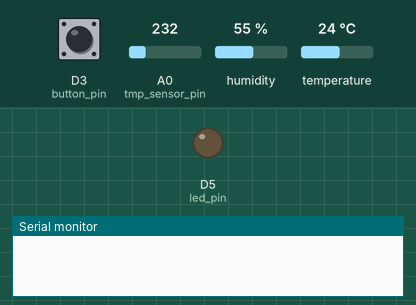
Recording of a sketch running on a simulated Arduino MKR. On the bench: output pins drawn as LEDs (lit = HIGH), the last lines printed to the serial monitor. The inputs (shaded band) are chosen by the test bench; at power-on: D3 (button_pin) HIGH, A0 (tmp_sensor_pin) = 232, humidity 55 %, temperature 24 °C. WiFi joins after 1.5 s; servers stay silent unless stated.

Above: at 2.7 s.
2.8 s: D3 (button_pin) pulled LOW for 2.35 s
At 4.3 s:
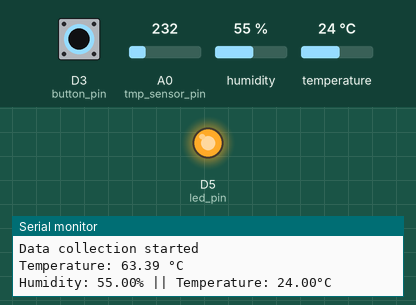
6.6 s: D3 (button_pin) pulled LOW for 2.35 s
At 8.8 s:
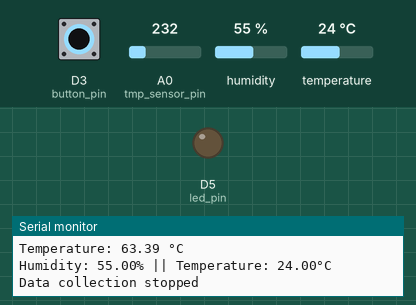
Timing chart, 0 to 10.3 s (numbered marks = the images above; inputs shaded):
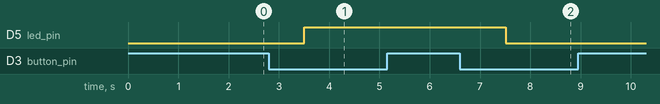

The sketch:

data_collectionv3.ino
```cpp
#include <WiFiNINA.h>
#include <ArduinoIoTCloud.h>
#include <Arduino_ConnectionHandler.h>
#include <DHT.h>
#include <DHT_U.h>

#define DHTType DHT22

const int led_pin = 5;
const int button_pin = 3;
const int tmp_sensor_pin = A0;
const int dht_sensor_pin = 2;

const char* ssid = "BELL***";       // Replace with your WiFi SSID
const char* password = "*****"; // Replace with your WiFi password

bool prev_button_state = LOW;
bool led_state = LOW;
DHT dht = DHT(dht_sensor_pin, DHTType);

// Cloud variables
CloudTemperatureSensor cloudTemp;
//CloudHumiditySensor cloudHumidity;
CloudTemperatureSensor cloudTmp36Temp;

// WiFi connection handler set up
WiFiConnectionHandler ArduinoIoTPreferredConnection(ssid, password);

void setup() {
  pinMode(led_pin, OUTPUT);
  pinMode(button_pin, INPUT);
  Serial.begin(9600);
  dht.begin();

  ArduinoCloud.begin(ArduinoIoTPreferredConnection);

  // Set up cloud properties
  ArduinoCloud.addProperty(cloudTemp, READ, 1 * SECONDS);
  //ArduinoCloud.addProperty(cloudHumidity, READ, 1 * SECONDS, onHumidityChange);
  ArduinoCloud.addProperty(cloudTmp36Temp, READ, 1 * SECONDS);
}

void loop() {
  ArduinoCloud.update();
  bool button_state = digitalRead(button_pin);
  if (button_state == LOW && prev_button_state == HIGH) {
    led_state = !led_state;
    if (led_state) {   // look into this block more
      digitalWrite(led_pin, HIGH);
      Serial.println("Data collection started");
    }
    else {
        digitalWrite(led_pin, LOW);
        Serial.println("Data collection stopped");
    }
  }

  prev_button_state = button_state;

  if (led_state) {
    read_write_temp();
    read_write_temp_humidity();
  }

  delay(2000); // 5s delay between readings
}


// Read Temp Fcn from TMP36 Sensor
void read_write_temp() {
  int sensor_val = analogRead(tmp_sensor_pin);
  float volt = sensor_val * (5.0 / 1023.0); // analog value to voltage
  float temp = (volt - 0.5) * 100.0; // voltage to temperature in C

  // Print the temperature to the Serial Monitor
  Serial.print("Temperature: ");
  Serial.print(temp);
  Serial.println(" °C");

  cloudTmp36Temp = temp;

}


// Read Temp & Humidity Fcn from DHT Sensor
void read_write_temp_humidity() {
  float humi = dht.readHumidity();
  float temp2 = dht.readTemperature();
    if (isnan(humi) || isnan(temp2)) {
      Serial.println("Failed to read from the DHT sensor");
      Serial.print("Humidity: ");
      return;
    }

  Serial.print("Humidity: ");
  Serial.print(humi);
  //Print out the Temperature
  Serial.print("% || Temperature: ");
  Serial.print(temp2);
  Serial.print("°C ");

    //Print new line
  Serial.println();

  // Update the cloud variables

  cloudTemp = temp2;
  //cloudHumidity = humi;
}
```

Measured:
- after the input at 2.8 s, D5 (led_pin): LOW → HIGH after 0.70 s
- after the input at 6.6 s, D5 (led_pin): HIGH → LOW after 0.92 s
